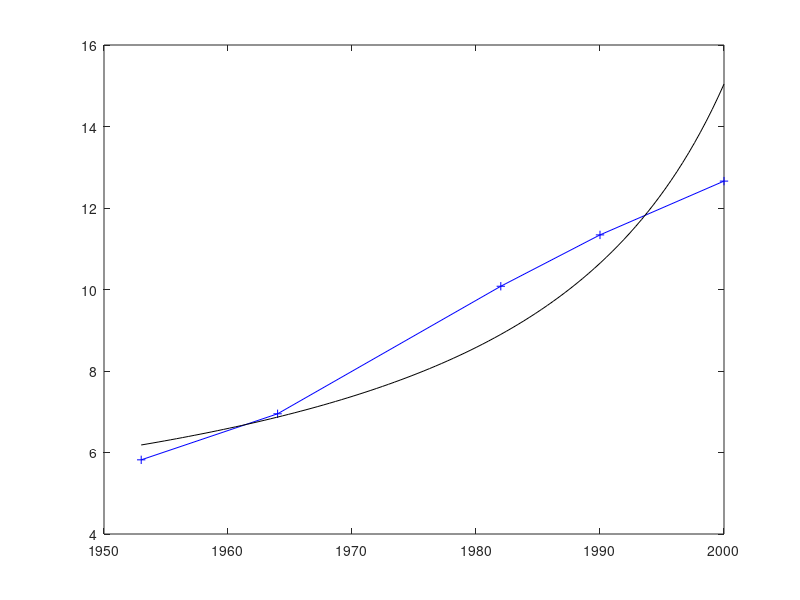

The MATLAB script that drew this image:
function [a,b,c]=ex42
    x=[1953 1964 1982 1990 2000]';
    y=[5.82 6.95 10.08 11.34 12.66]';
    A=[ones(5,1) x -x.*y];
    z=A\y;
    a=z(1)
    b=z(2)
    c=z(3)
    v=linspace(1953,2000,100);
    plot(x,y,'b-+',v,(a+b*v)./(1+c*v),'k-');



